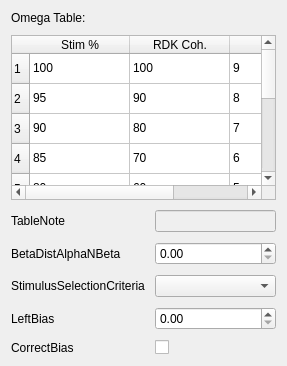
             <widget class="QWidget" name="stimulusSelectionScrollAreaWidgetContents">
              <property name="geometry">
               <rect>
                <x>0</x>
                <y>0</y>
                <width>287</width>
                <height>366</height>
               </rect>
              </property>
              <layout class="QGridLayout" name="gridLayout_24">
               <item row="0" column="0">
                <layout class="QFormLayout" name="stimulusSelectionFormLayout">
                 <property name="horizontalSpacing">
                  <number>10</number>
                 </property>
                 <property name="verticalSpacing">
                  <number>10</number>
                 </property>
                 <item row="2" column="0">
                  <widget class="QLabel" name="tableNoteLabel">
                   <property name="text">
                    <string>TableNote</string>
                   </property>
                  </widget>
                 </item>
                 <item row="2" column="1">
                  <widget class="QLineEdit" name="tableNoteLineEdit">
                   <property name="enabled">
                    <bool>false</bool>
                   </property>
                  </widget>
                 </item>
                 <item row="3" column="0">
                  <widget class="QLabel" name="betaDistAlphaNBetaLabel">
                   <property name="text">
                    <string>BetaDistAlphaNBeta</string>
                   </property>
                  </widget>
                 </item>
                 <item row="3" column="1">
                  <widget class="QDoubleSpinBox" name="betaDistAlphaNBetaDoubleSpinBox"/>
                 </item>
                 <item row="4" column="0">
                  <widget class="QLabel" name="stimulusSelectionCriteriaLabel">
                   <property name="text">
                    <string>StimulusSelectionCriteria</string>
                   </property>
                  </widget>
                 </item>
                 <item row="4" column="1">
                  <widget class="QComboBox" name="stimulusSelectionCriteriaComboBox"/>
                 </item>
                 <item row="5" column="0">
                  <widget class="QLabel" name="leftBiasLabel">
                   <property name="text">
                    <string>LeftBias</string>
                   </property>
                  </widget>
                 </item>
                 <item row="5" column="1">
                  <widget class="QDoubleSpinBox" name="leftBiasDoubleSpinBox"/>
                 </item>
                 <item row="6" column="0">
                  <widget class="QLabel" name="correctBiasLabel">
                   <property name="text">
                    <string>CorrectBias</string>
                   </property>
                  </widget>
                 </item>
                 <item row="6" column="1">
                  <widget class="QCheckBox" name="correctBiasCheckBox"/>
                 </item>
                 <item row="1" column="0" colspan="2">
                  <widget class="QTableWidget" name="omegaTableWidget">
                   <row>
                    <property name="text">
                     <string>1</string>
                    </property>
                   </row>
                   <row>
                    <property name="text">
                     <string>2</string>
                    </property>
                   </row>
                   <row>
                    <property name="text">
                     <string>3</string>
                    </property>
                   </row>
                   <row>
                    <property name="text">
                     <string>4</string>
                    </property>
                   </row>
                   <row>
                    <property name="text">
                     <string>5</string>
                    </property>
                   </row>
                   <row>
                    <property name="text">
                     <string>6</string>
                    </property>
                   </row>
                   <row>
                    <property name="text">
                     <string>7</string>
                    </property>
                   </row>
                   <row>
                    <property name="text">
                     <string>8</string>
                    </property>
                   </row>
                   <row>
                    <property name="text">
                     <string>9</string>
                    </property>
                   </row>
                   <row>
                    <property name="text">
                     <string>10</string>
                    </property>
                   </row>
                   <column>
                    <property name="text">
                     <string>Stim %</string>
                    </property>
                   </column>
                   <column>
                    <property name="text">
                     <string>RDK Coh.</string>
                    </property>
                   </column>
                   <column>
                    <property name="text">
                     <string>P(a)</string>
                    </property>
                   </column>
                   <item row="0" column="0">
                    <property name="text">
                     <string>100</string>
                    </property>
                   </item>
                   <item row="0" column="1">
                    <property name="text">
                     <string>100</string>
                    </property>
                   </item>
                   <item row="0" column="2">
                    <property name="text">
                     <string>9</string>
                    </property>
                   </item>
                   <item row="1" column="0">
                    <property name="text">
                     <string>95</string>
                    </property>
                   </item>
                   <item row="1" column="1">
                    <property name="text">
                     <string>90</string>
                    </property>
                   </item>
                   <item row="1" column="2">
                    <property name="text">
                     <string>8</string>
                    </property>
                   </item>
                   <item row="2" column="0">
                    <property name="text">
                     <string>90</string>
                    </property>
                   </item>
                   <item row="2" column="1">
                    <property name="text">
                     <string>80</string>
                    </property>
                   </item>
                   <item row="2" column="2">
                    <property name="text">
                     <string>7</string>
                    </property>
                   </item>
                   <item row="3" column="0">
                    <property name="text">
                     <string>85</string>
                    </property>
                   </item>
                   <item row="3" column="1">
                    <property name="text">
                     <string>70</string>
                    </property>
                   </item>
                   <item row="3" column="2">
                    <property name="text">
                     <string>6</string>
                    </property>
                   </item>
                   <item row="4" column="0">
                    <property name="text">
                     <string>80</string>
                    </property>
                   </item>
                   <item row="4" column="1">
                    <property name="text">
                     <string>60</string>
                    </property>
                   </item>
                   <item row="4" column="2">
                    <property name="text">
                     <string>5</string>
                    </property>
                   </item>
                   <item row="5" column="0">
                    <property name="text">
                     <string>75</string>
                    </property>
                   </item>
                   <item row="5" column="1">
                    <property name="text">
                     <string>50</string>
                    </property>
                   </item>
                   <item row="5" column="2">
                    <property name="text">
                     <string>4</string>
                    </property>
                   </item>
                   <item row="6" column="0">
                    <property name="text">
                     <string>70</string>
                    </property>
                   </item>
                   <item row="6" column="1">
                    <property name="text">
                     <string>40</string>
                    </property>
                   </item>
                   <item row="6" column="2">
                    <property name="text">
                     <string>3</string>
                    </property>
                   </item>
                   <item row="7" column="0">
                    <property name="text">
                     <string>65</string>
                    </property>
                   </item>
                   <item row="7" column="1">
                    <property name="text">
                     <string>30</string>
                    </property>
                   </item>
                   <item row="7" column="2">
                    <property name="text">
                     <string>2</string>
                    </property>
                   </item>
                   <item row="8" column="0">
                    <property name="text">
                     <string>60</string>
                    </property>
                   </item>
                   <item row="8" column="1">
                    <property name="text">
                     <string>20</string>
                    </property>
                   </item>
                   <item row="8" column="2">
                    <property name="text">
                     <string>1</string>
                    </property>
                   </item>
                   <item row="9" column="0">
                    <property name="text">
                     <string>55</string>
                    </property>
                   </item>
                   <item row="9" column="1">
                    <property name="text">
                     <string>10</string>
                    </property>
                   </item>
                   <item row="9" column="2">
                    <property name="text">
                     <string>0</string>
                    </property>
                   </item>
                  </widget>
                 </item>
                 <item row="0" column="0" colspan="2">
                  <widget class="QLabel" name="label">
                   <property name="text">
                    <string>Omega Table:</string>
                   </property>
                  </widget>
                 </item>
                </layout>
               </item>
              </layout>
             </widget>
